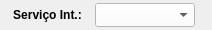
              <widget class="QWidget" name="widget_43" native="true">
               <property name="minimumSize">
                <size>
                 <width>0</width>
                 <height>30</height>
                </size>
               </property>
               <property name="maximumSize">
                <size>
                 <width>16777215</width>
                 <height>30</height>
                </size>
               </property>
               <property name="styleSheet">
                <string notr="true"/>
               </property>
               <layout class="QHBoxLayout" name="horizontalLayout_35">
                <property name="spacing">
                 <number>5</number>
                </property>
                <property name="leftMargin">
                 <number>5</number>
                </property>
                <property name="topMargin">
                 <number>3</number>
                </property>
                <property name="rightMargin">
                 <number>5</number>
                </property>
                <property name="bottomMargin">
                 <number>3</number>
                </property>
                <item>
                 <widget class="QLabel" name="label_81">
                  <property name="minimumSize">
                   <size>
                    <width>85</width>
                    <height>0</height>
                   </size>
                  </property>
                  <property name="maximumSize">
                   <size>
                    <width>85</width>
                    <height>16777215</height>
                   </size>
                  </property>
                  <property name="font">
                   <font>
                    <pointsize>9</pointsize>
                    <weight>75</weight>
                    <bold>true</bold>
                   </font>
                  </property>
                  <property name="text">
                   <string>Serviço Int.:</string>
                  </property>
                  <property name="alignment">
                   <set>Qt::AlignCenter</set>
                  </property>
                 </widget>
                </item>
                <item>
                 <widget class="QComboBox" name="combo_Servico_Interno">
                  <property name="sizePolicy">
                   <sizepolicy hsizetype="Preferred" vsizetype="Preferred">
                    <horstretch>0</horstretch>
                    <verstretch>0</verstretch>
                   </sizepolicy>
                  </property>
                  <property name="minimumSize">
                   <size>
                    <width>100</width>
                    <height>0</height>
                   </size>
                  </property>
                  <property name="maximumSize">
                   <size>
                    <width>16777215</width>
                    <height>16777215</height>
                   </size>
                  </property>
                  <property name="font">
                   <font>
                    <pointsize>9</pointsize>
                   </font>
                  </property>
                  <property name="styleSheet">
                   <string notr="true">background-color: rgb(255, 255, 255);
text-align: center;</string>
                  </property>
                 </widget>
                </item>
                <item>
                 <widget class="QLabel" name="label_12">
                  <property name="text">
                   <string/>
                  </property>
                 </widget>
                </item>
               </layout>
              </widget>
